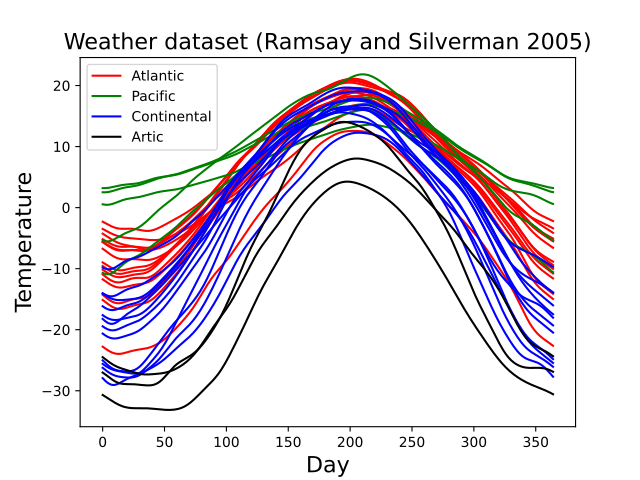

Reproduce this figure in Python.

import numpy as np
from scipy.ndimage.filters import gaussian_filter1d
from matplotlib import pyplot
import rft1d


#(0) Load weather data:
weather  = rft1d.data.weather() #dictionay containing geographical locations
### choose two geographical locations:
y0       = weather['Atlantic']
y1       = weather['Pacific']
y2       = weather['Continental']
y3       = weather['Arctic']
### smooth:
y0       = gaussian_filter1d(y0, 8.0, axis=1, mode='wrap')
y1       = gaussian_filter1d(y1, 8.0, axis=1, mode='wrap')
y2       = gaussian_filter1d(y2, 8.0, axis=1, mode='wrap')
y3       = gaussian_filter1d(y3, 8.0, axis=1, mode='wrap')




#(1) Plot:
pyplot.close('all')
labels = ['Atlantic', 'Pacific', 'Continental', 'Artic']
colors = ['r', 'g', 'b', 'k']
ax     = pyplot.axes()
for y,color,label in zip((y0,y1,y2,y3), colors, labels):
	h  = ax.plot(y.T, color=color)
	h[0].set_label(label)
ax.set_xlabel('Day', size=16)
ax.set_ylabel('Temperature', size=16)
ax.legend()
ax.set_title('Weather dataset (Ramsay and Silverman 2005)', size=16)
# pyplot.show()
